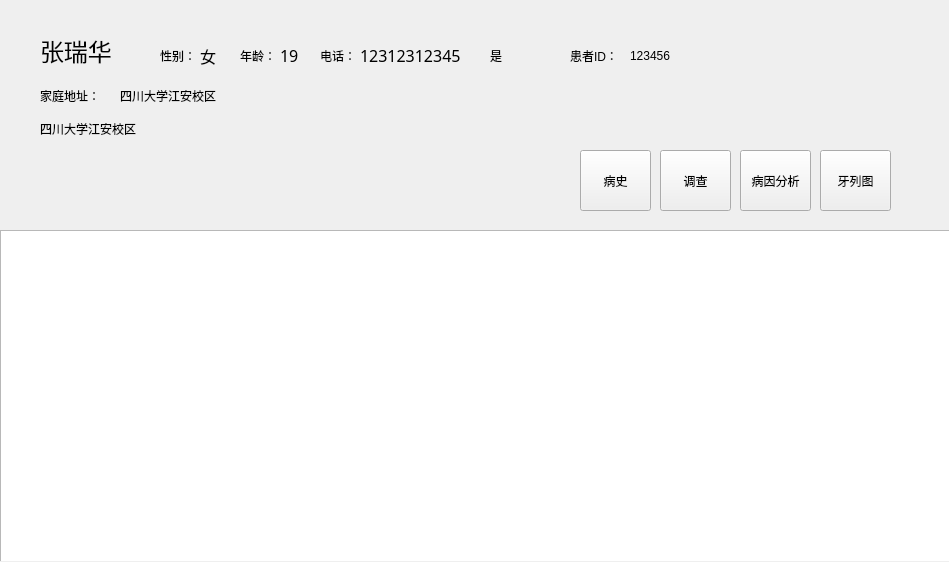
<?xml version="1.0" encoding="UTF-8"?>
<ui version="4.0">
 <class>PatientWidget</class>
 <widget class="QWidget" name="PatientWidget">
  <property name="geometry">
   <rect>
    <x>0</x>
    <y>0</y>
    <width>949</width>
    <height>562</height>
   </rect>
  </property>
  <property name="windowTitle">
   <string>Form</string>
  </property>
  <widget class="QWidget" name="widget" native="true">
   <property name="geometry">
    <rect>
     <x>30</x>
     <y>20</y>
     <width>531</width>
     <height>211</height>
    </rect>
   </property>
   <widget class="QLabel" name="label_name">
    <property name="geometry">
     <rect>
      <x>10</x>
      <y>10</y>
      <width>131</width>
      <height>41</height>
     </rect>
    </property>
    <property name="font">
     <font>
      <family>微软雅黑</family>
      <pointsize>18</pointsize>
     </font>
    </property>
    <property name="text">
     <string>张瑞华</string>
    </property>
   </widget>
   <widget class="QLabel" name="label_2">
    <property name="geometry">
     <rect>
      <x>210</x>
      <y>20</y>
      <width>41</width>
      <height>31</height>
     </rect>
    </property>
    <property name="text">
     <string>年龄：</string>
    </property>
   </widget>
   <widget class="QLabel" name="label_old">
    <property name="geometry">
     <rect>
      <x>250</x>
      <y>20</y>
      <width>51</width>
      <height>31</height>
     </rect>
    </property>
    <property name="font">
     <font>
      <family>黑体</family>
      <pointsize>12</pointsize>
     </font>
    </property>
    <property name="text">
     <string>19</string>
    </property>
   </widget>
   <widget class="QLabel" name="label_4">
    <property name="geometry">
     <rect>
      <x>130</x>
      <y>20</y>
      <width>41</width>
      <height>31</height>
     </rect>
    </property>
    <property name="text">
     <string>性别：</string>
    </property>
   </widget>
   <widget class="QLabel" name="label_sex">
    <property name="geometry">
     <rect>
      <x>170</x>
      <y>20</y>
      <width>21</width>
      <height>31</height>
     </rect>
    </property>
    <property name="font">
     <font>
      <family>黑体</family>
      <pointsize>12</pointsize>
     </font>
    </property>
    <property name="text">
     <string>女</string>
    </property>
   </widget>
   <widget class="QLabel" name="label_8">
    <property name="geometry">
     <rect>
      <x>10</x>
      <y>60</y>
      <width>81</width>
      <height>31</height>
     </rect>
    </property>
    <property name="text">
     <string>家庭地址：</string>
    </property>
   </widget>
   <widget class="QLabel" name="label_address">
    <property name="geometry">
     <rect>
      <x>90</x>
      <y>60</y>
      <width>231</width>
      <height>31</height>
     </rect>
    </property>
    <property name="text">
     <string>四川大学江安校区</string>
    </property>
   </widget>
   <widget class="QLabel" name="label_10">
    <property name="geometry">
     <rect>
      <x>290</x>
      <y>20</y>
      <width>41</width>
      <height>31</height>
     </rect>
    </property>
    <property name="text">
     <string>电话：</string>
    </property>
   </widget>
   <widget class="QLabel" name="label_phone">
    <property name="geometry">
     <rect>
      <x>330</x>
      <y>20</y>
      <width>121</width>
      <height>31</height>
     </rect>
    </property>
    <property name="font">
     <font>
      <family>黑体</family>
      <pointsize>12</pointsize>
     </font>
    </property>
    <property name="text">
     <string>12312312345</string>
    </property>
   </widget>
   <widget class="QLabel" name="label_updateInfo">
    <property name="geometry">
     <rect>
      <x>460</x>
      <y>10</y>
      <width>51</width>
      <height>51</height>
     </rect>
    </property>
    <property name="styleSheet">
     <string notr="true">border-radius:50%;</string>
    </property>
    <property name="text">
     <string>是</string>
    </property>
   </widget>
   <widget class="QLabel" name="label_description">
    <property name="geometry">
     <rect>
      <x>10</x>
      <y>100</y>
      <width>471</width>
      <height>81</height>
     </rect>
    </property>
    <property name="text">
     <string>四川大学江安校区</string>
    </property>
    <property name="alignment">
     <set>Qt::AlignLeading|Qt::AlignLeft|Qt::AlignTop</set>
    </property>
   </widget>
  </widget>
  <widget class="QWidget" name="widget_2" native="true">
   <property name="geometry">
    <rect>
     <x>560</x>
     <y>20</y>
     <width>371</width>
     <height>211</height>
    </rect>
   </property>
   <widget class="QLabel" name="label_6">
    <property name="geometry">
     <rect>
      <x>10</x>
      <y>20</y>
      <width>71</width>
      <height>31</height>
     </rect>
    </property>
    <property name="text">
     <string>患者ID：</string>
    </property>
   </widget>
   <widget class="QLabel" name="label_ID">
    <property name="geometry">
     <rect>
      <x>70</x>
      <y>20</y>
      <width>71</width>
      <height>31</height>
     </rect>
    </property>
    <property name="text">
     <string>123456</string>
    </property>
   </widget>
   <widget class="QWidget" name="widget_3" native="true">
    <property name="geometry">
     <rect>
      <x>10</x>
      <y>120</y>
      <width>361</width>
      <height>71</height>
     </rect>
    </property>
    <widget class="QPushButton" name="pushButton">
     <property name="geometry">
      <rect>
       <x>10</x>
       <y>10</y>
       <width>71</width>
       <height>61</height>
      </rect>
     </property>
     <property name="text">
      <string>病史</string>
     </property>
    </widget>
    <widget class="QPushButton" name="pushButton_2">
     <property name="geometry">
      <rect>
       <x>90</x>
       <y>10</y>
       <width>71</width>
       <height>61</height>
      </rect>
     </property>
     <property name="text">
      <string>调查</string>
     </property>
    </widget>
    <widget class="QPushButton" name="pushButton_3">
     <property name="geometry">
      <rect>
       <x>170</x>
       <y>10</y>
       <width>71</width>
       <height>61</height>
      </rect>
     </property>
     <property name="text">
      <string>病因分析</string>
     </property>
    </widget>
    <widget class="QPushButton" name="pushButton_4">
     <property name="geometry">
      <rect>
       <x>250</x>
       <y>10</y>
       <width>71</width>
       <height>61</height>
      </rect>
     </property>
     <property name="text">
      <string>牙列图</string>
     </property>
    </widget>
   </widget>
  </widget>
  <widget class="QWidget" name="widget_4" native="true">
   <property name="geometry">
    <rect>
     <x>0</x>
     <y>210</y>
     <width>951</width>
     <height>351</height>
    </rect>
   </property>
   <widget class="QTableWidget" name="tableWidget_outPatient">
    <property name="geometry">
     <rect>
      <x>0</x>
      <y>20</y>
      <width>951</width>
      <height>351</height>
     </rect>
    </property>
   </widget>
  </widget>
 </widget>
 <resources/>
 <connections/>
</ui>
